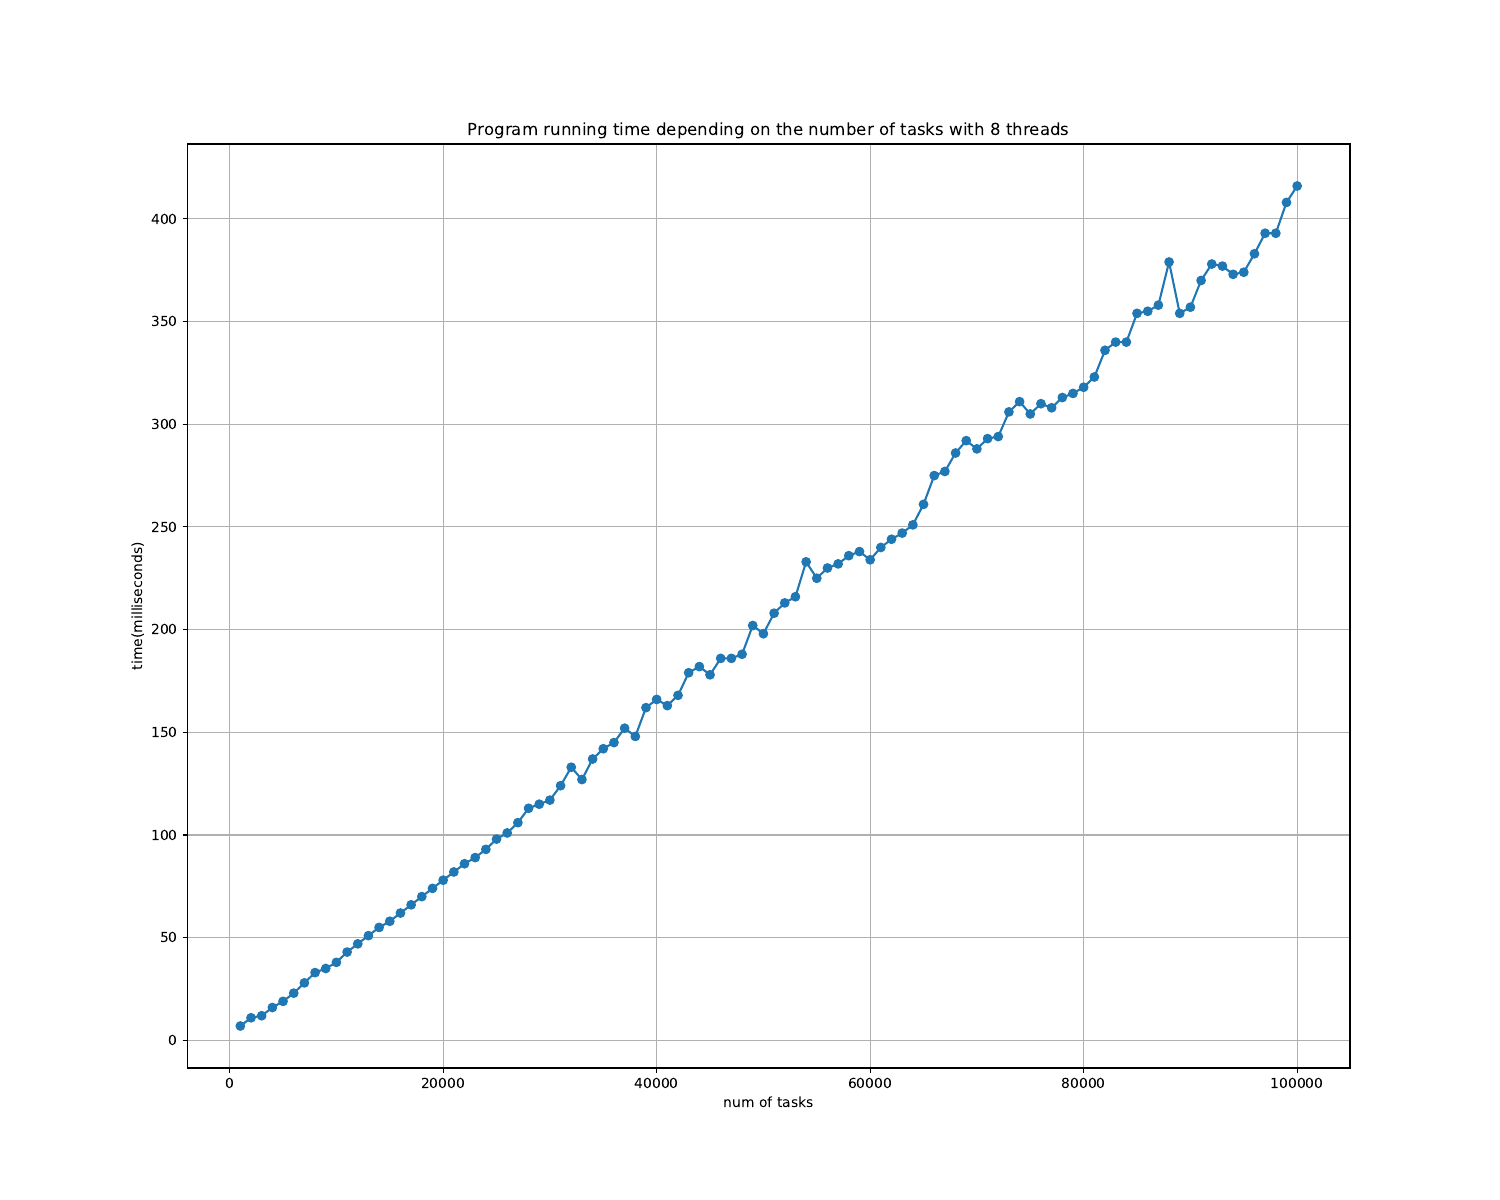

This chart was generated by the following Python code:
import pylab as plt
import numpy as np

time = np.loadtxt('forpy.txt')

fig, ax = plt.subplots(figsize=(15,12))

ax = plt.plot(np.linspace(1000, 100000, 100), time, 'o-')
plt.xlabel("num of tasks")
plt.ylabel("time(milliseconds)")
plt.grid()
plt.title('Program running time depending on the number of tasks with 8 threads')
fig.savefig('graph.pdf')
